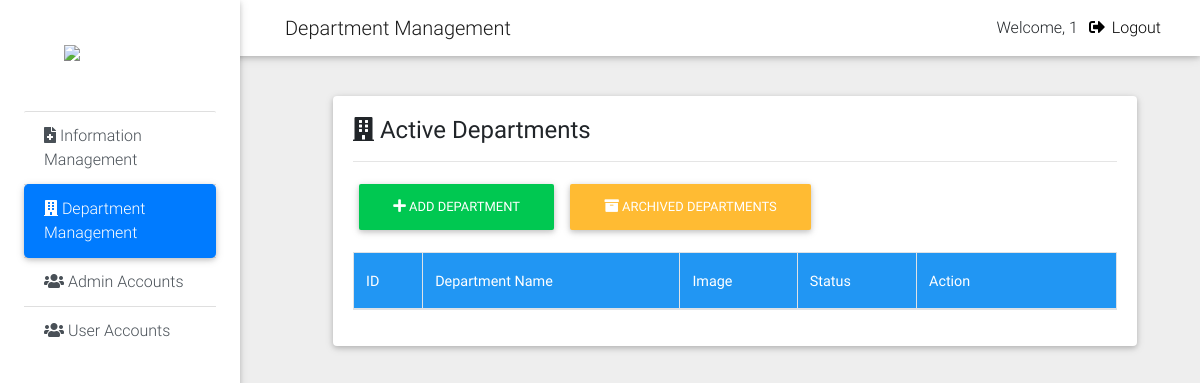
/Private_Dashboard/department_management.php (signed in), run on an earlier commit of the app's database.
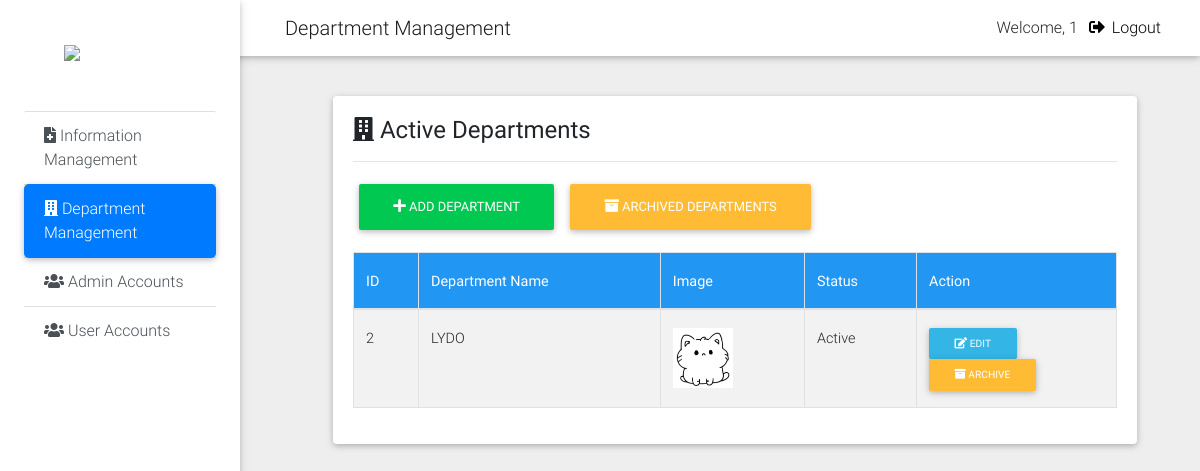
And on a later commit of the database.
### tables this page shows
CREATE TABLE `departments` (
  `department_id` int(11) NOT NULL,
  `department_name` varchar(150) NOT NULL,
  `department_img` varchar(255) DEFAULT NULL,
  `department_status` enum('Active','Archived') DEFAULT 'Active',
  `created_at` timestamp NOT NULL DEFAULT current_timestamp()
);

### Private_Dashboard/department_management.php (the view, shortened to what this page needs)
<?php
require_once("../include/connection.php");
$query = mysqli_query($conn,"SELECT * FROM departments
                             WHERE department_status='Active'
                             ORDER BY department_id DESC");
?>
<!DOCTYPE html>
<html lang="en">
<head>
<link href="css/bootstrap.min.css" rel="stylesheet">
<link href="css/mdb.min.css" rel="stylesheet">
<link href="css/style.min.css" rel="stylesheet">
<link rel="stylesheet" href="https://use.fontawesome.com/releases/v5.8.1/css/all.css">
</head>
<body class="grey lighten-3">
<nav class="navbar fixed-top navbar-expand-lg navbar-light white">
    <div class="container-fluid">
        <span class="navbar-brand">Department Management</span>
        <ul class="navbar-nav ml-auto">
            <li class="nav-item mt-2">
                Welcome, <?php echo $_SESSION['admin_user']; ?>
            </li>
            <li class="nav-item">
                <a href="logout.php" class="nav-link">
                    <i class="fas fa-sign-out-alt"></i> Logout
                </a>
            </li>
        </ul>
    </div>
</nav>
<div class="sidebar-fixed bg-white">
    <a class="logo-wrapper waves-effect">
        <img src="js/img/municipalLogo.png" class="square-logo img-fluid">
    </a>
    <div class="list-group list-group-flush">
        <a href="add_document.php" class="list-group-item list-group-item-action">
            <i class="fas fa-file-medical"></i> Information Management
        </a>
        <a href="department_management.php" class="list-group-item active">
            <i class="fas fa-building"></i> Department Management
        </a>
        <a href="view_admin.php" class="list-group-item list-group-item-action">
            <i class="fas fa-users"></i> Admin Accounts
        </a>
        <a href="view_user.php" class="list-group-item list-group-item-action">
            <i class="fas fa-users"></i> User Accounts
        </a>
    </div>
</div>
<main class="pt-5 mx-lg-5" style="margin-left:260px;">
<div class="container-fluid mt-5">
<div class="card">
<div class="card-body">
<h4><i class="fas fa-building"></i> Active Departments</h4>
<hr>
<div class="mb-3">
    <button class="btn btn-success" data-toggle="modal" data-target="#addDepartment">
        <i class="fas fa-plus"></i> Add Department
    </button>
    <a href="department_archive.php" class="btn btn-warning">
        <i class="fas fa-archive"></i> Archived Departments
    </a>
</div>
<table class="table table-striped table-bordered">
<thead class="blue white-text">
<tr>
    <th>ID</th>
    <th>Department Name</th>
    <th>Image</th>
    <th>Status</th>
    <th width="200">Action</th>
</tr>
</thead>
<tbody>
<?php while($row = mysqli_fetch_assoc($query)) { ?>
<tr>
    <td><?php echo $row['department_id']; ?></td>
    <td><?php echo $row['department_name']; ?></td>
    <td>
        <img src="department_images/<?php echo $row['department_img']; ?>" width="60">
    </td>
    <td><?php echo $row['department_status']; ?></td>
    <td>
        <a href="edit_department.php?id=<?php echo $row['department_id']; ?>"
           class="btn btn-sm btn-info">
           <i class="fas fa-edit"></i> Edit
        </a>
        <a href="archive_department.php?id=<?php echo $row['department_id']; ?>"
           class="btn btn-sm btn-warning"
           onclick="return confirm('Archive this department?');">
           <i class="fas fa-archive"></i> Archive
        </a>
    </td>
</tr>
<?php } ?>
</tbody>
</table>
</div>
</div>
</div>
</main>
</body>
</html>

What changed in the data, as far as the page shows it:
added departments: department_id "2", department_name "LYDO", department_img (picture), department_status "Active"
